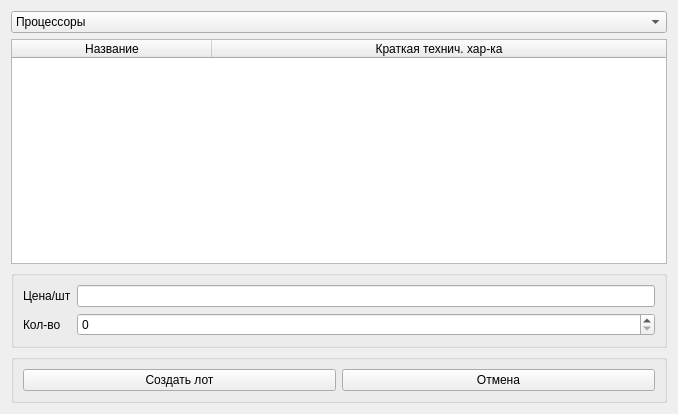
<?xml version="1.0" encoding="UTF-8"?>
<ui version="4.0">
 <class>Form</class>
 <widget class="QWidget" name="Form">
  <property name="geometry">
   <rect>
    <x>0</x>
    <y>0</y>
    <width>678</width>
    <height>414</height>
   </rect>
  </property>
  <property name="windowTitle">
   <string>Добавление лота</string>
  </property>
  <property name="windowIcon">
   <iconset>
    <normaloff>logo.png</normaloff>logo.png</iconset>
  </property>
  <layout class="QVBoxLayout" name="verticalLayout">
   <item>
    <widget class="QComboBox" name="comboBox">
     <item>
      <property name="text">
       <string>Процессоры</string>
      </property>
     </item>
     <item>
      <property name="text">
       <string>Мат. платы</string>
      </property>
     </item>
     <item>
      <property name="text">
       <string>Видеокарты</string>
      </property>
     </item>
     <item>
      <property name="text">
       <string>Охлаждение</string>
      </property>
     </item>
     <item>
      <property name="text">
       <string>Оперативная память</string>
      </property>
     </item>
     <item>
      <property name="text">
       <string>Накопители</string>
      </property>
     </item>
     <item>
      <property name="text">
       <string>Блоки питания</string>
      </property>
     </item>
     <item>
      <property name="text">
       <string/>
      </property>
     </item>
    </widget>
   </item>
   <item>
    <widget class="QTableWidget" name="tableWidget">
     <property name="editTriggers">
      <set>QAbstractItemView::NoEditTriggers</set>
     </property>
     <property name="selectionBehavior">
      <enum>QAbstractItemView::SelectRows</enum>
     </property>
     <attribute name="horizontalHeaderDefaultSectionSize">
      <number>200</number>
     </attribute>
     <attribute name="horizontalHeaderStretchLastSection">
      <bool>true</bool>
     </attribute>
     <attribute name="verticalHeaderVisible">
      <bool>false</bool>
     </attribute>
     <column>
      <property name="text">
       <string>Название</string>
      </property>
     </column>
     <column>
      <property name="text">
       <string>Краткая технич. хар-ка</string>
      </property>
     </column>
    </widget>
   </item>
   <item>
    <widget class="QGroupBox" name="groupBox">
     <layout class="QFormLayout" name="formLayout">
      <item row="0" column="0">
       <widget class="QLabel" name="label">
        <property name="text">
         <string>Цена/шт</string>
        </property>
       </widget>
      </item>
      <item row="0" column="1">
       <widget class="QLineEdit" name="line_edit_price"/>
      </item>
      <item row="1" column="0">
       <widget class="QLabel" name="label_2">
        <property name="text">
         <string>Кол-во</string>
        </property>
       </widget>
      </item>
      <item row="1" column="1">
       <widget class="QSpinBox" name="spinBox"/>
      </item>
     </layout>
    </widget>
   </item>
   <item>
    <widget class="QGroupBox" name="groupBox_2">
     <property name="enabled">
      <bool>true</bool>
     </property>
     <layout class="QHBoxLayout" name="horizontalLayout">
      <item>
       <widget class="QPushButton" name="push_button_create">
        <property name="text">
         <string>Создать лот</string>
        </property>
       </widget>
      </item>
      <item>
       <widget class="QPushButton" name="push_button_close">
        <property name="text">
         <string>Отмена</string>
        </property>
       </widget>
      </item>
     </layout>
    </widget>
   </item>
  </layout>
 </widget>
 <resources/>
 <connections/>
</ui>
